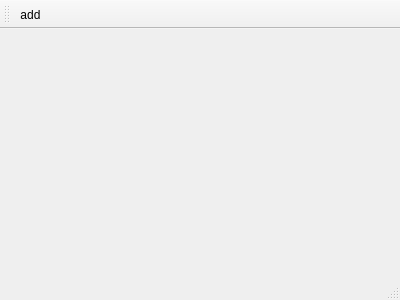
<?xml version="1.0" encoding="UTF-8"?>
<ui version="4.0">
 <class>MainWindow</class>
 <widget class="QMainWindow" name="MainWindow">
  <property name="geometry">
   <rect>
    <x>0</x>
    <y>0</y>
    <width>400</width>
    <height>300</height>
   </rect>
  </property>
  <property name="windowTitle">
   <string>MainWindow</string>
  </property>
  <widget class="QWidget" name="centralWidget"/>
  <widget class="QMenuBar" name="menuBar">
   <property name="geometry">
    <rect>
     <x>0</x>
     <y>0</y>
     <width>400</width>
     <height>19</height>
    </rect>
   </property>
  </widget>
  <widget class="QToolBar" name="mainToolBar">
   <attribute name="toolBarArea">
    <enum>TopToolBarArea</enum>
   </attribute>
   <attribute name="toolBarBreak">
    <bool>false</bool>
   </attribute>
   <addaction name="actionAdd"/>
  </widget>
  <widget class="QStatusBar" name="statusBar"/>
  <action name="actionAdd">
   <property name="icon">
    <iconset resource="icons_data.qrc">
     <normaloff>:/icons/add.png</normaloff>:/icons/add.png</iconset>
   </property>
   <property name="text">
    <string>add</string>
   </property>
  </action>
 </widget>
 <layoutdefault spacing="6" margin="11"/>
 <resources>
  <include location="icons_data.qrc"/>
 </resources>
 <connections/>
</ui>
